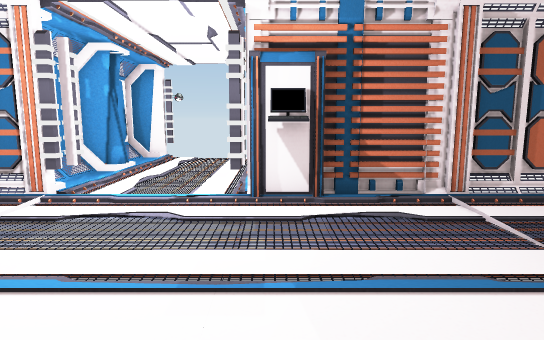
[1] (above)

16 first-person views from a walk through a Unity game level. The camera is 1.5 m above the floor, tilts 8° down and sees 75° across. The floor is counted in squares, 1 m on a side. Each view is taken from the middle of a square. On the plan, view 1 faces up. The plan holds only what a view shows up to about 16 squares ahead; the rest is blank. The place goes on beyond the plan. The player is left out. Some animated figures are left out. Door leaves are left out, so doorways stand open. Some surface patterns are stand-ins.

[2]
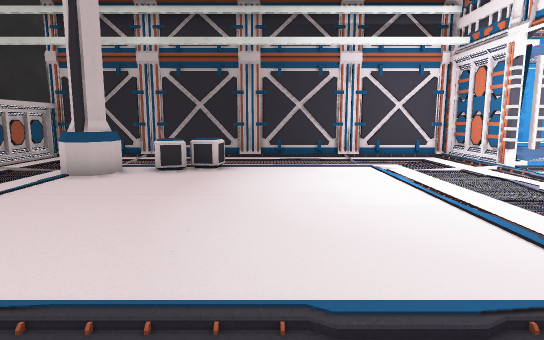

[3]
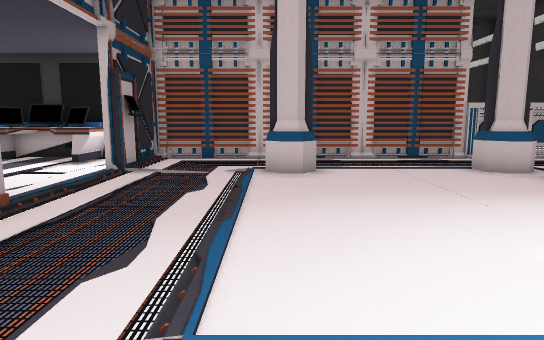

[4]
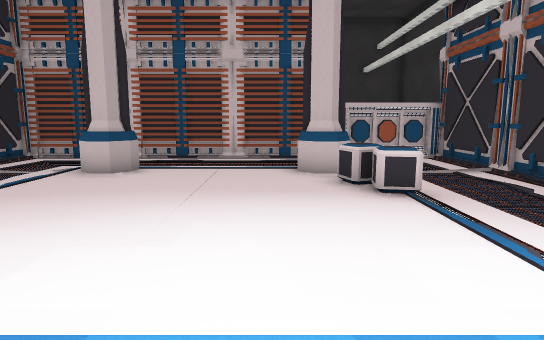

[5]
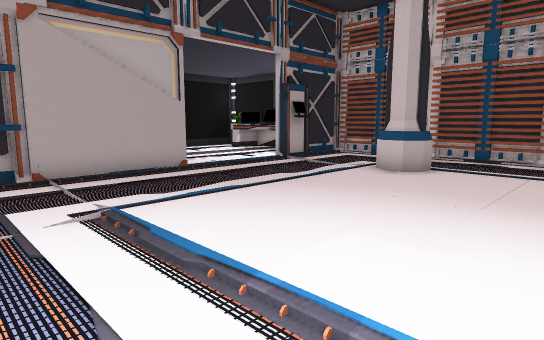

[6]
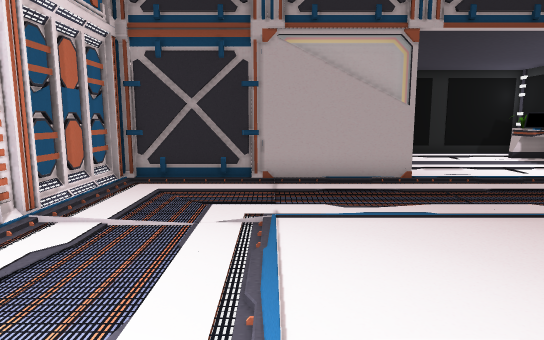

[7]
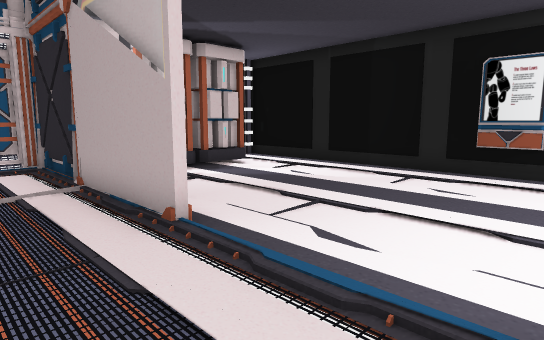

[8]
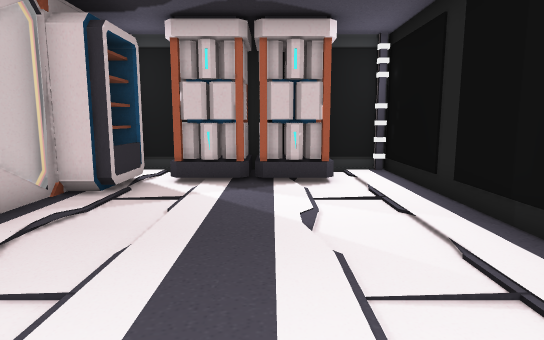

[9]
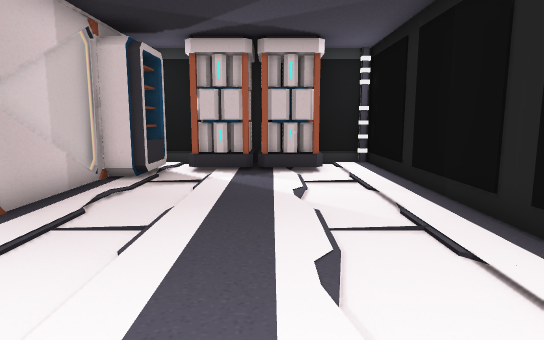

[10]
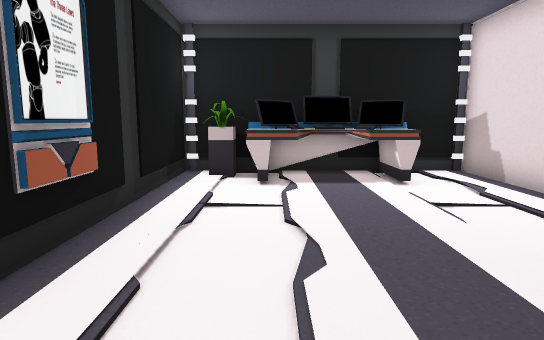

[11]
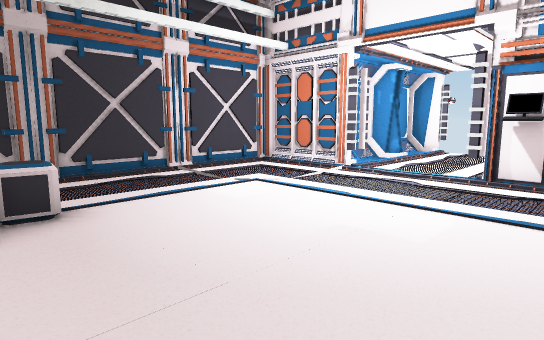

[12]
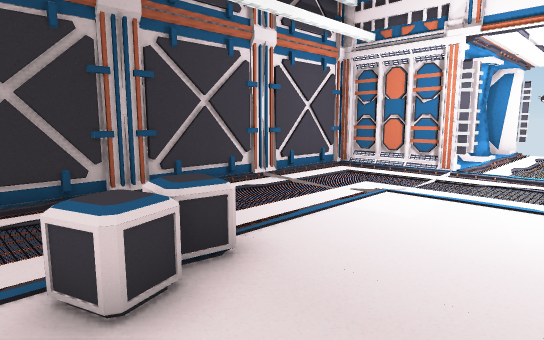

[13]
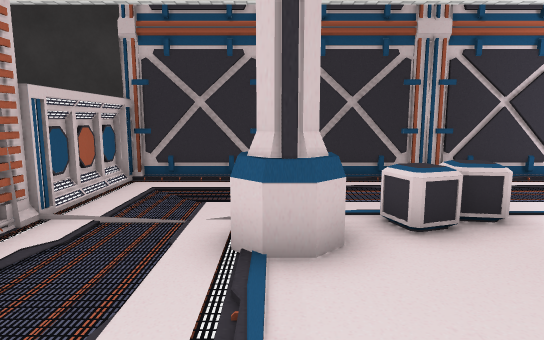

[14]
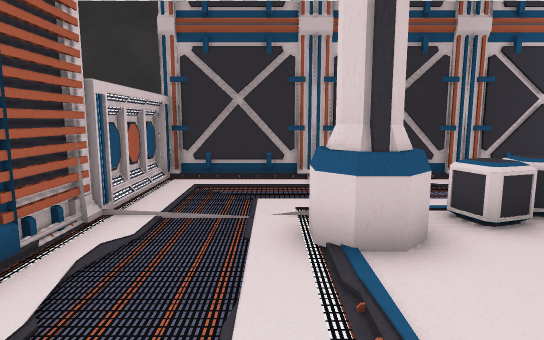

[15]
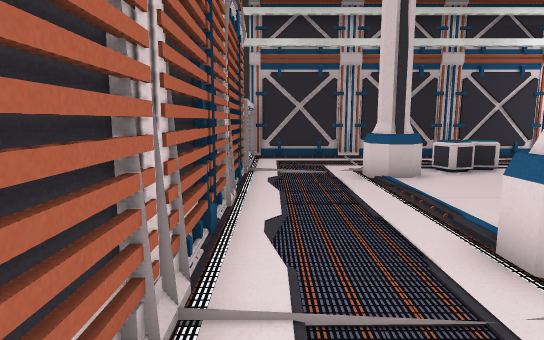

[16]
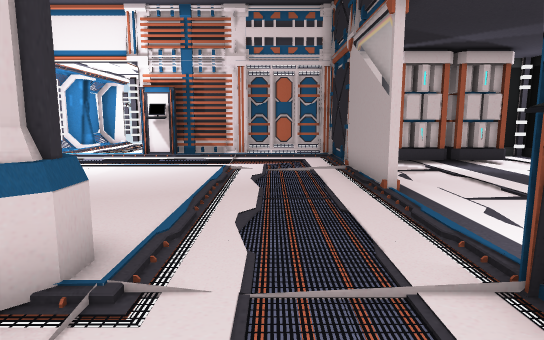

### Floor plan
Ten units are one square. View 1 is at (0, 0); x grows to the right and y downward. Boxes are objects, and circles mark ways between rooms. Rooms are numbered by the first view taken in them; rooms with no view inside come last. Other rooms are left out.
<svg viewBox="-91 -97 250 197">
<path fill="none" stroke="#000" d="M-83 -8 -85 -5 -83 -3 -86 0M-86 18 -83 22M-86 22 -82 28M8 -65 -1 -65M-86 33 -83 37M-83 -22 -86 -17M-1 90 14 90M11 -68 -10 -68M-36 -68 -45 -68M74 7 74 -71M17 90 31 90M-82 58 -85 62M-86 58 -82 64M-40 -75 -45 -75M36 -70 9 -70M69 60 69 52M-83 -49 -86 -45M-82 71 -86 76 -82 81M74 63 74 48M57 90 70 90M-84 88 74 88 74 65M75 -56 73 -60M-84 -71 -84 90 -50 90M-59 -92 -59 -82M76 -20 76 4M77 -31 74 -31 74 -1M76 -32 76 -25M76 59 76 90 125 90M95 -68 80 -68M145 90 154 90 154 -66 150 -66M154 -68 112 -68"/>
<rect x="-75" y="-75" width="30" height="10" fill="#bbb"><title>computer</title></rect>
<rect x="-55" y="15" width="10" height="10" fill="#bbb"><title>container</title></rect>
<rect x="-45" y="35" width="20" height="20" fill="#bbb"><title>column</title></rect>
<rect x="-45" y="15" width="10" height="20" fill="#bbb"><title>container</title></rect>
<rect x="15" y="35" width="20" height="20" fill="#bbb"><title>column</title></rect>
<rect x="45" y="-75" width="30" height="10" fill="#bbb"><title>computer</title></rect>
<rect x="75" y="-45" width="20" height="10" fill="#bbb"><title>other object</title></rect>
<rect x="85" y="-55" width="10" height="10" fill="#bbb"><title>battery</title></rect>
<rect x="95" y="65" width="40" height="30" fill="#bbb"><title>desk</title></rect>
<rect x="115" y="-65" width="20" height="20" fill="#bbb"><title>battery</title></rect>
<rect x="135" y="75" width="10" height="20" fill="#bbb"><title>plant</title></rect>
<circle cx="75" cy="30" r="3" fill="#2a7"/>
<text x="-10" y="10">1</text>
<text x="120" y="10">2</text>
</svg>
Room 1 opens to room 2.

Where each view was taken, in squares from view 1:
view 1: 0 up, 0 right, facing up
view 2: 0 up, 6 right, facing left
view 3: 5 up, 3 right, facing down
view 4: 5 up, 2 left, facing down
view 5: 5 up, 2 left, facing down-right
view 6: 3 up, 2 left, facing right
view 7: 5 down, 5 right, facing up-right
view 8: 4 down, 12 right, facing up
view 9: 6 down, 12 right, facing up
view 10: 1 up, 13 right, facing down
view 11: 3 down, 2 right, facing up-left
view 12: 4 down, 1 left, facing up-left
view 13: 5 down, 1 right, facing left
view 14: 6 down, 1 right, facing left
view 15: 8 down, 6 right, facing left
view 16: 8 down, 5 right, facing up
